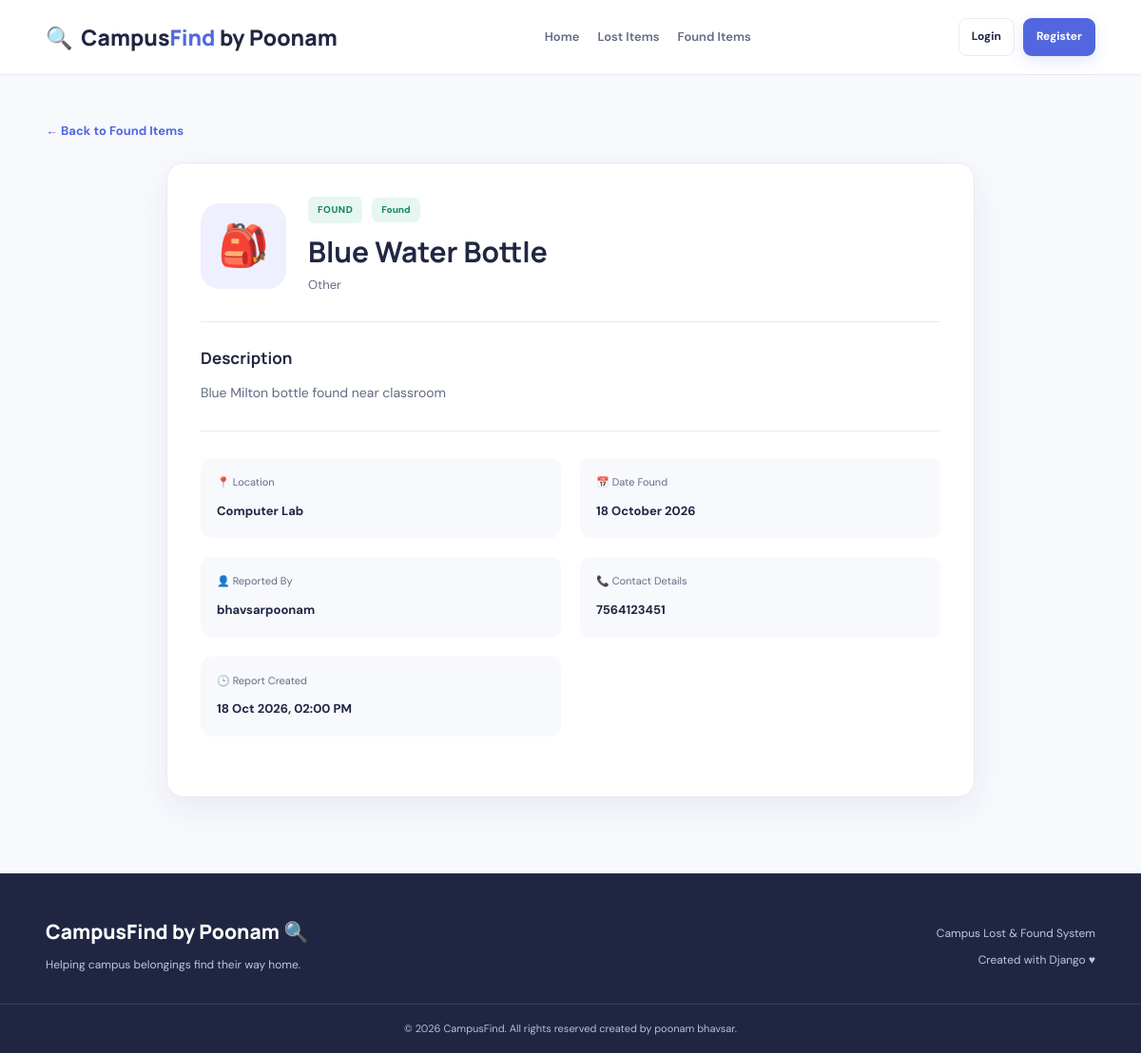
/item/2/, run on the app's committed database.
### items/models.py (models this page shows, shortened)
class Item(models.Model):
    CATEGORY_CHOICES = [
        ('Electronics', 'Electronics'),
        ('Documents', 'Documents'),
        ('Books', 'Books'),
        ('Clothing', 'Clothing'),
        ('Accessories', 'Accessories'),
        ('Other', 'Other'),
    ]
    REPORT_TYPE_CHOICES = [
        ('Lost', 'Lost'),
        ('Found', 'Found'),
    ]
    STATUS_CHOICES = [
        ('Lost', 'Lost'),
        ('Found', 'Found'),
        ('Returned', 'Returned'),
    ]
    item_name = models.CharField(max_length=150)
    description = models.TextField()
    category = models.CharField(
        max_length=50,
        choices=CATEGORY_CHOICES
    )
    report_type = models.CharField(
        max_length=10,
        choices=REPORT_TYPE_CHOICES
    )
    location = models.CharField(max_length=200)
    item_date = models.DateField()
    contact_details = models.CharField(max_length=200)
    status = models.CharField(
        max_length=10,
        choices=STATUS_CHOICES,
        default='Lost'
    )
    reported_by = models.ForeignKey(
        User,
        on_delete=models.CASCADE,
        related_name='item_reports'
    )
    created_at = models.DateTimeField(auto_now_add=True)

### items/views.py (the view)
# urls.py: path('item/<int:pk>/',views.item_detail,name='item_detail'),
def item_detail(request, pk):
    item = get_object_or_404(
        Item.objects.select_related('reported_by'),
        pk=pk
    )
    return render(request, 'items/item_detail.html', {
        'item': item,
    })

### templates/items/item_detail.html (shortened to what this page needs)
{% extends 'items/base.html' %}
{% block content %}
<section class="detail-page">
    <div class="container">
        <a href="{% if item.report_type == 'Lost' %}{% url 'lost_items' %}{% else %}{% url 'found_items' %}{% endif %}" class="back-link">
            ← Back to {{ item.report_type }} Items
        </a>
        <div class="detail-card">
            <div class="detail-header">
                <div class="detail-icon">
                    {% if item.report_type == 'Lost' %}🔎{% else %}🎒{% endif %}
                </div>
                <div class="detail-title">
                    <div class="item-card-top">
                        <span class="badge {% if item.report_type == 'Lost' %}badge-lost{% else %}badge-found{% endif %}">
                            {{ item.report_type }}
                        </span>
                        <span class="status-badge status-{{ item.status|lower }}">
                            {{ item.status }}
                        </span>
                    </div>
                    <h1>{{ item.item_name }}</h1>
                    <p>{{ item.category }}</p>
                </div>
            </div>
            <div class="detail-description">
                <h3>Description</h3>
                <p>{{ item.description|linebreaksbr }}</p>
            </div>
            <div class="detail-info-grid">
                <div class="detail-info">
                    <span>📍 Location</span>
                    <strong>{{ item.location }}</strong>
                </div>
                <div class="detail-info">
                    <span>📅 Date {{ item.report_type }}</span>
                    <strong>{{ item.item_date|date:"d F Y" }}</strong>
                </div>
                <div class="detail-info">
                    <span>👤 Reported By</span>
                    <strong>{{ item.reported_by.username }}</strong>
                </div>
                <div class="detail-info">
                    <span>📞 Contact Details</span>
                    <strong>{{ item.contact_details }}</strong>
                </div>
                <div class="detail-info">
                    <span>🕒 Report Created</span>
                    <strong>{{ item.created_at|date:"d M Y, h:i A" }}</strong>
                </div>
            </div>
        </div>
    </div>
</section>
{% endblock %}

### Qus4_Campus_Lost_Found_System/static/css/style.css (style rules this page uses)
:root { --primary: #5267df; --primary-dark: #3c4fc3; --primary-light: #eef0ff; --dark: #202642; --text: #626b83; --muted: #8991a6; --border: #e8eaf2; --background: #f8f9fd; --white: #ffffff; --green: #168765; --green-light: #e7f7f0; --red: #d84f5f; --red-light: #fff0f1; --yellow-light: #fff6dc; --shadow: 0 12px 35px rgba(35, 47, 100, 0.07); }
* { margin: 0; padding: 0; box-sizing: border-box; }
html { scroll-behavior: smooth; }
body { font-family: 'DM Sans', sans-serif; color: var(--dark); background: var(--white); line-height: 1.6; min-height: 100vh; display: flex; flex-direction: column; }
h1, h2, h3, h4 { font-family: 'Manrope', sans-serif; line-height: 1.3; }
a { color: inherit; text-decoration: none; }
button, a { -webkit-tap-highlight-color: transparent; }
.container { width: min(1160px, 92%); margin: 0 auto; }
.item-card-top { display: flex; align-items: center; justify-content: space-between; flex-wrap: wrap; gap: 10px; margin-bottom: 18px; }
.badge { display: inline-flex; align-items: center; padding: 6px 10px; border-radius: 6px; font-size: 10px; font-weight: 800; text-transform: uppercase; letter-spacing: 0.5px; }
.badge-found { color: #16835f; background: var(--green-light); }
.status-badge { display: inline-flex; align-items: center; padding: 5px 10px; border-radius: 7px; font-size: 10px; font-weight: 800; }
.status-found { background: var(--green-light); color: var(--green); }
.detail-page { min-height: 650px; padding: 45px 0 80px; background: var(--background); }
.back-link { display: inline-block; margin-bottom: 22px; color: var(--primary); font-size: 13px; font-weight: 700; }
.detail-card { max-width: 850px; margin: 0 auto; padding: 35px; border: 1px solid var(--border); border-radius: 18px; background: var(--white); box-shadow: var(--shadow); }
.detail-header { display: flex; align-items: center; gap: 23px; padding-bottom: 27px; border-bottom: 1px solid var(--border); }
.detail-icon { display: grid; place-items: center; flex-shrink: 0; width: 90px; height: 90px; border-radius: 20px; background: var(--primary-light); font-size: 43px; }
.detail-title { min-width: 0; }
.detail-title .item-card-top { justify-content: flex-start; margin-bottom: 10px; }
.detail-title h1 { font-size: 30px; overflow-wrap: anywhere; }
.detail-title > p { color: var(--text); font-size: 13px; margin-top: 6px; }
.detail-description { padding: 27px 0; border-bottom: 1px solid var(--border); }
.detail-description h3 { font-size: 17px; margin-bottom: 12px; }
.detail-description p { color: var(--text); font-size: 14px; line-height: 1.9; overflow-wrap: anywhere; }
.detail-info-grid { display: grid; grid-template-columns: repeat(2, minmax(0, 1fr)); gap: 20px; padding: 28px 0; }
.detail-info { min-width: 0; padding: 17px; border-radius: 11px; background: var(--background); }
.detail-info span { display: block; color: var(--text); font-size: 11px; margin-bottom: 7px; }
.detail-info strong { font-size: 13px; overflow-wrap: anywhere; }

### data on the page
Item: report_type "Found", report_type "FOUND", status "Found", item_name "Blue Water Bottle", category "Other", description "Blue Milton bottle found near classroom", location "Computer Lab", item_date "18 October 2026", reported_by.username "bhavsarpoonam", contact_details "7564123451", created_at "18 Oct 2026, 02:00 PM"
